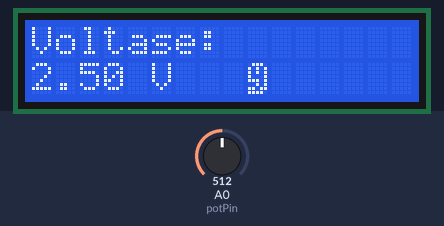
A sketch run on a simulated Arduino Uno, built with avr-gcc and run on an emulated ATmega328P. Shown: 16×2 character LCD. The test bench sets the inputs (shaded band); at power-on: A0 (potPin) = 512. What the sketch prints to the serial monitor is not drawn.

Above: at 1.2 s.
1.3 s: A0 (potPin) set to 716
At 2.5 s:
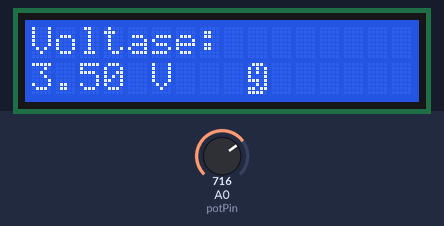
3.0 s: A0 (potPin) set to 900
At 4.2 s:
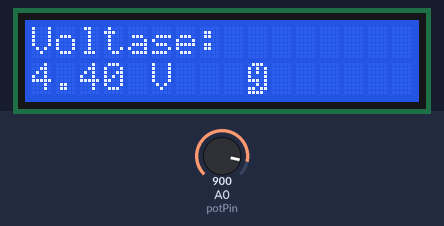
4.6 s: A0 (potPin) set to 1023
At 6.0 s:
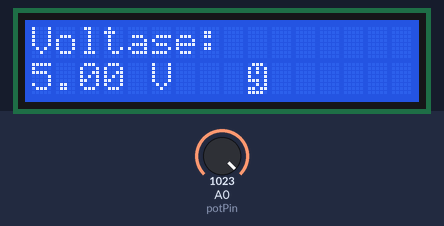
Timing chart, 0 to 7.6 s (numbered marks = the images above; inputs shaded):
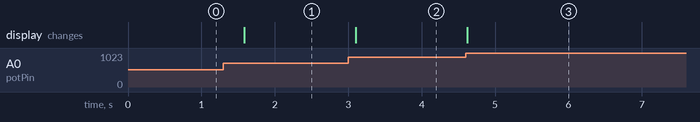

The sketch:

lcd_potensio.ino
```cpp
#include <LiquidCrystal.h>

const int RS = 2, EN = 3, D4 = 7, D5 = 6, D6 = 5, D7 = 4;
LiquidCrystal lcd(RS, EN, D4, D5, D6, D7);

// Potensiometer pin
const int potPin = A0;

byte customChar[8] = {
  B01110,
  B10101,
  B10101,
  B10001,
  B11101,
  B00101,
  B11011,
  B11110
};

void setup() {
  lcd.begin(16, 2);         // set up number of columns and rows
  Serial.begin(9600);       // start serial communication
  lcd.createChar(0, customChar);
}

void loop() {
  int sensorValue = analogRead(potPin);        // read analog value (0-1023)
  float voltage = sensorValue * (5.0 / 1023.0); // convert to voltage (0-5V)

  // Display on LCD
  lcd.clear();
  lcd.setCursor(0, 0);
  lcd.print("Voltase:");
  lcd.setCursor(0, 1);
  lcd.print(voltage, 2); // show 2 decimal places
  lcd.print(" V");
  lcd.setCursor(9, 1);
  lcd.write((byte)0);

  // Display on Serial Monitor
  Serial.print("Voltage: ");
  Serial.print(voltage, 2);
  Serial.print(" V");

  delay(500); // update every 0.5 seconds
}
```

Measured:
- after the input at 1.3 s, the display: changes after 0.29 s (image 1)
- after the input at 3.0 s, the display: changes after 0.10 s (image 2)
- after the input at 4.6 s, the display: changes at once (image 3)
